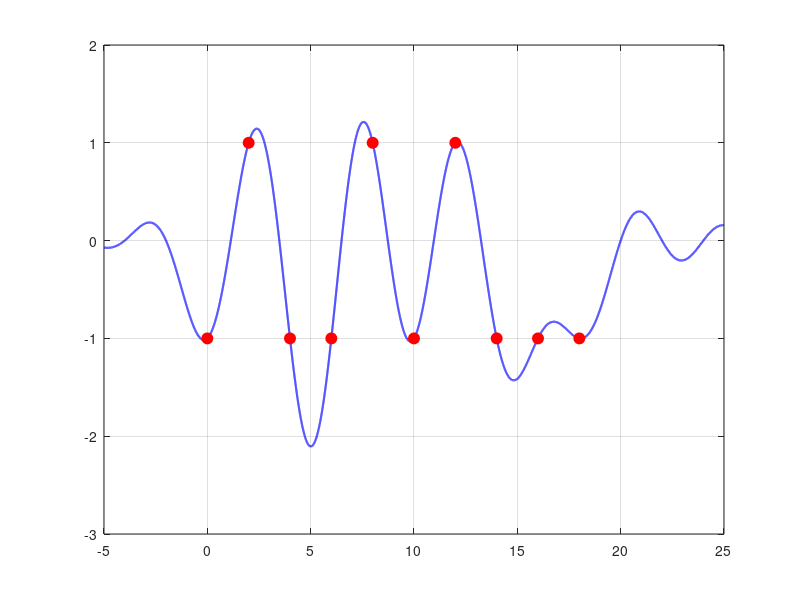

Reproduce this figure in MATLAB. (Note: this script raises an error after producing the figure.)
% ---------------------------------------------------------
% 基礎數位通訊 - Task 16: 發送字串 1011010111 (Sinc 疊加)
% ---------------------------------------------------------
clear; clc; close all;

%% 1. 系統參數與位元設定
T = 2;                  % 符號時間間距 (Symbol Spacing) = 2 秒
Fs = 1000;              % 取樣頻率
t = -5:1/Fs:25;         % 觀測時間軸：從 -5 到 25 秒

% Task 16 指定的新位元字串
bits = [1 0 1 1 0 1 0 1 1 1]; 
N = length(bits);

% 初始化總發射波形 (全為 0)
tx_signal = zeros(size(t));

%% 2. 產生並疊加波形 (完全無 Toolbox 版本)
for k = 1:N
    % 計算第 k 個 bit 的中心時間 (0, 2, 4, 6... 秒)
    shift_t = (k - 1) * T;
    
    % 正規化時間變數 x
    x = (t - shift_t) / T;
    
    % 手刻 Sinc 函數 (處理 0/0 問題)
    sinc_val = zeros(size(x));
    idx_zero = (x == 0);
    idx_nonzero = (x ~= 0);
    sinc_val(idx_zero) = 1; 
    sinc_val(idx_nonzero) = sin(pi * x(idx_nonzero)) ./ (pi * x(idx_nonzero));
    
    % 判斷位元是 0 還是 1，決定正負號並疊加到總波形中
    if bits(k) == 0
        tx_signal = tx_signal + sinc_val;  % b=0 對應 f0(t) = +sinc
    else
        tx_signal = tx_signal - sinc_val;  % b=1 對應 f1(t) = -sinc
    end
end

%% 3. 繪圖顯示與「解碼捷徑」標示
figure('Name', 'Task 16: 10-bit Sinc Transmission (1011010111)', 'Position', [100, 100, 900, 400]);

% 畫出疊加後的連續類比波形
plot(t, tx_signal, 'b-', 'LineWidth', 1.5);
hold on; grid on;

% --- Task 16 核心回答：解碼捷徑 ---
% 計算理想取樣時間點 (每隔 T=2 秒)
sample_times = (0:N-1) * T;
% 標示出取樣點的真實數值
sample_amplitudes = interp1(t, tx_signal, sample_times); 

% 用顯眼的紅點畫出這些「觀測瞬間」
plot(sample_times, sample_amplitudes, 'ro', 'MarkerSize', 8, 'MarkerFaceColor', 'r');
yline(0, 'k-', 'LineWidth', 1); % 畫出 0 基準線方便判斷正負

title('Task 16: Tx Waveform for [1 0 1 1 0 1 0 1 1 1] & Sampling Instants');
xlabel('Time (seconds)');
ylabel('Amplitude');
axis([-5 25 -2 2]);
set(gca, 'FontSize', 12);

% 在紅點處自動標示判斷出的位元
for k = 1:N
    if sample_amplitudes(k) > 0
        text(sample_times(k), 1.3, '0', 'HorizontalAlignment', 'center', 'Color', 'k', 'FontWeight', 'bold');
    else
        text(sample_times(k), -1.3, '1', 'HorizontalAlignment', 'center', 'Color', 'k', 'FontWeight', 'bold');
    end
end

legend('Continuous Analog Waveform', 'Sampling Instants (t = nT)', 'Location', 'northeast');
disp('Task 16 MATLAB Code Executed. Look at the Red Dots!');
